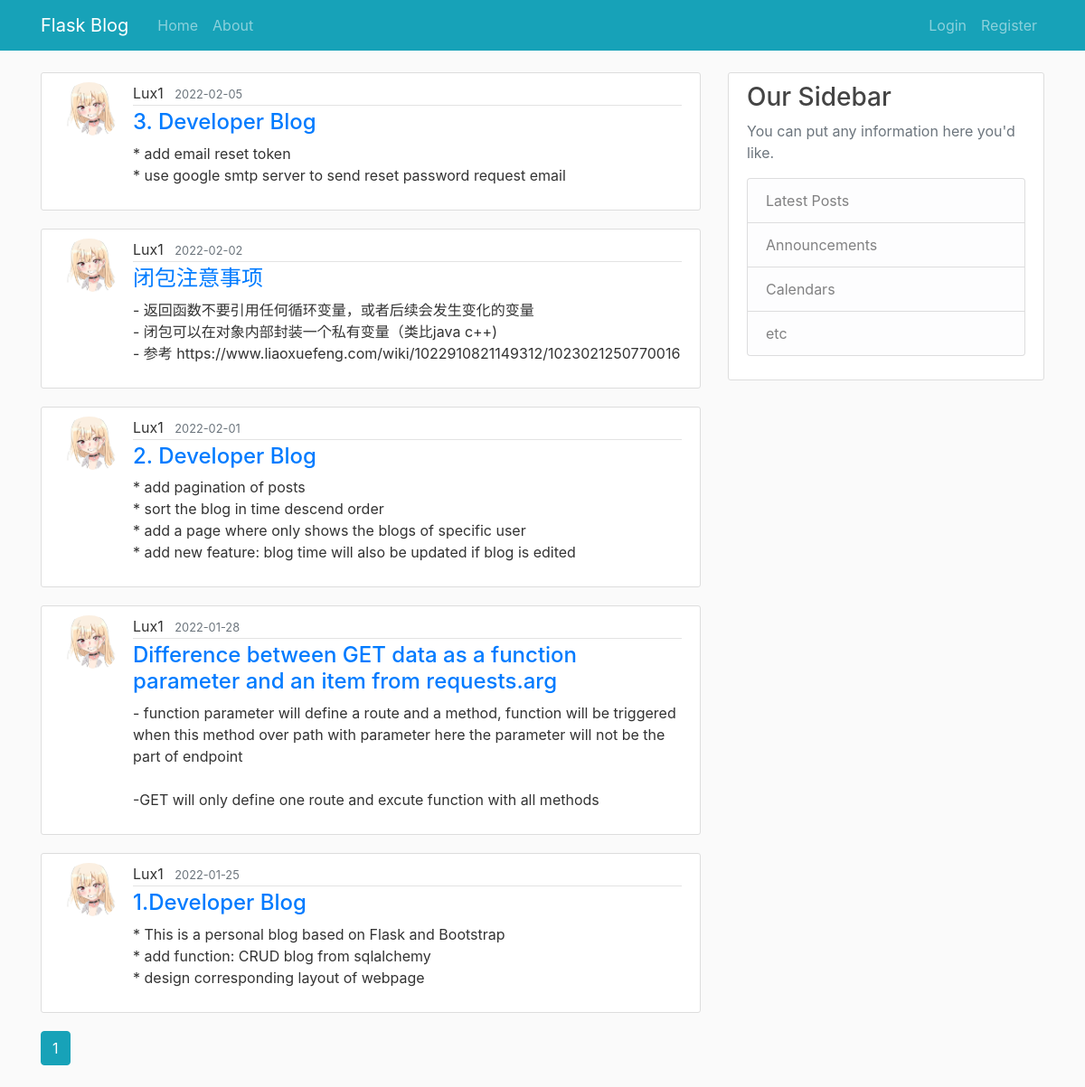
The page /home/Lux1 on the database as committed earlier.
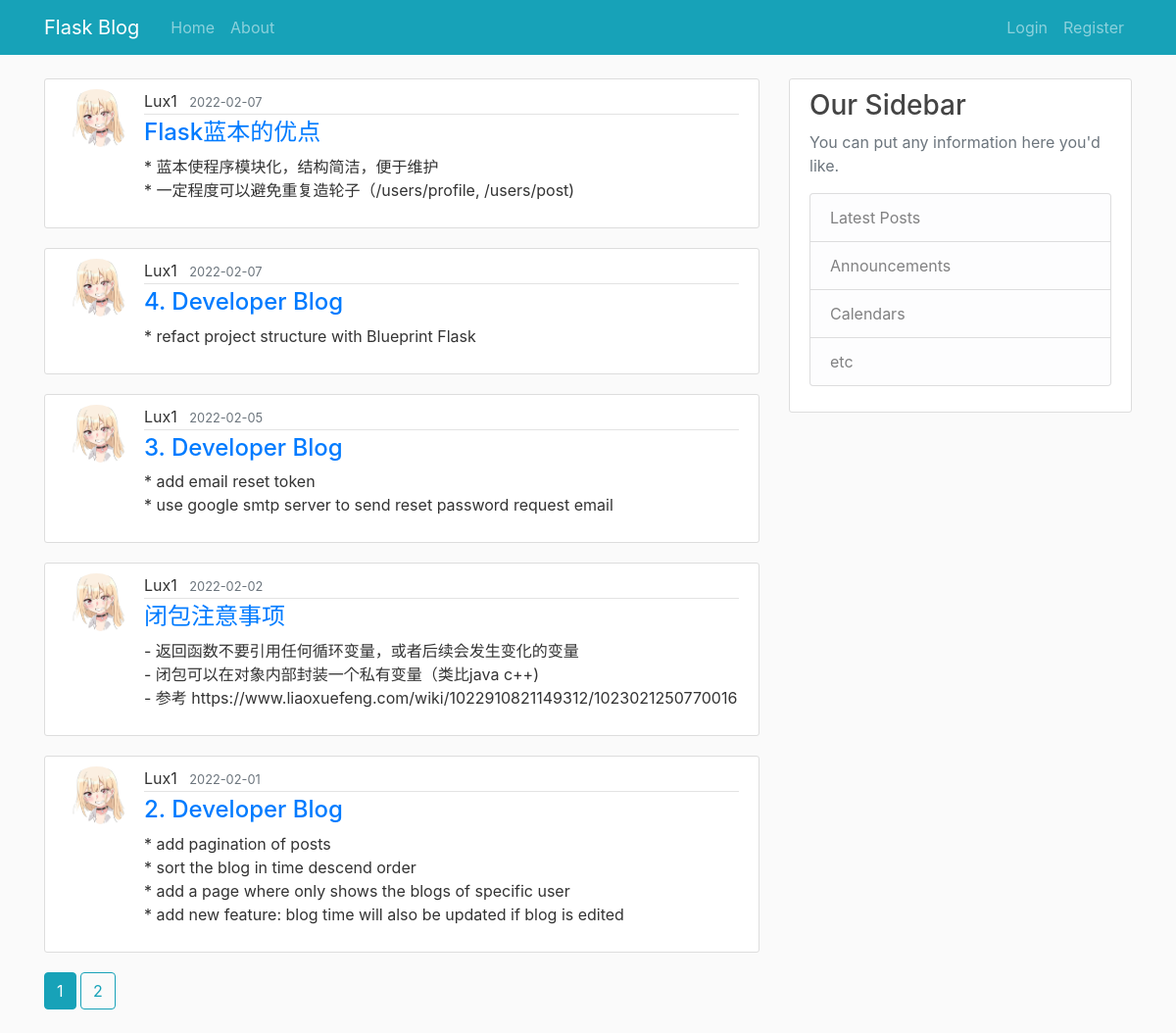
The same page on the database as committed later.
### flaskblog/models.py (models this page shows, shortened)
class Post(db.Model):
    id = db.Column(db.Integer, primary_key=True)
    title = db.Column(db.String(100), nullable=False)
    date_posted = db.Column(db.DateTime, nullable=False, default=datetime.utcnow)
    content = db.Column(db.Text, nullable=False)
    user_id = db.Column(db.Integer, db.ForeignKey('user.id'), nullable=False)

class User(db.Model, UserMixin):
    id = db.Column(db.Integer, primary_key=True)
    username = db.Column(db.String(20), unique=True, nullable=False)
    email = db.Column(db.String(120), unique=True, nullable=False)
    image_file = db.Column(db.String(20), nullable=False, default='default.png')
    password = db.Column(db.String(60), nullable=False)
    posts = db.relationship('Post', backref='author', lazy=True)

### flaskblog/users/routes.py (the view)
@users.route('/home/<string:username>')
def user_post(username):
    page = request.args.get('page', 1, type=int)
    user = User.query.filter_by(username=username).first_or_404()
    posts = Post.query.filter_by(author=user)\
        .order_by(Post.date_posted.desc()).paginate(page=page, per_page=5)
    return render_template('user_posts.html', posts=posts, user=user)

### flaskblog/templates/user_posts.html (shortened to what this page needs)
{% extends "template.html" %}
{% block content %}
    {% for post in posts.items %}
        <article class="media content-section">
            {% if post.author.image_file != 'default.png' %}
                <img class="rounded-circle article-img" src="{{url_for('static', filename='profile_img/' + post.author.id|string + '/' + post.author.image_file)}}">
            {% else %}
                <img class="rounded-circle article-img" src="{{'static\\profile_img\\default.png'}}">
            {% endif %}
            <div class="media-body">
                <div class="article-metadata">
                    <span class="mr-2">{{post.author.username}}</span>
                    <small class="text-muted">{{post.date_posted.strftime('%Y-%m-%d')}}</small>
                </div>
                <h4 class="article-title" ><a href='{{url_for('posts.post', post_id=post.id)}}'>{{post.title}}</a></h2>
                <p class="article-content">{{post.content}}</p>
            </div>
        </article>
    {% endfor %}
    {% for page_num in posts.iter_pages(left_edge=1, right_edge=1, left_current=1, right_current=2) %}
        {% if page_num %}
            {% if posts.page == page_num %}
                <a class="btn btn-info mb-4" href="{{url_for('users.user_post', username=user.username, page=page_num)}}">{{page_num}}</a>
            {% else %}
                <a class="btn btn-outline-info mb-4" href="{{url_for('users.user_post', username=user.username, page=page_num)}}">{{page_num}}</a>
            {% endif %}
        {% else %}
            ...
        {% endif %}
    {% endfor %}
{% endblock content %}

Rows that differ between the two databases and show on the page:
no longer on this page (row unchanged): Post: image_file (picture), author.username "Lux1", date_posted "2022-01-28", title "Difference between GET data as a function parameter and an item from requests.arg", content "- function parameter will define a route and a method, function will be triggered when this method over path with parameter here the parameter will not be the part of endpoint -GET will only define one route and excute function with all methods"
no longer on this page (row unchanged): Post: image_file (picture), author.username "Lux1", date_posted "2022-01-25", title "1.Developer Blog", content "* This is a personal blog based on Flask and Bootstrap * add function: CRUD blog from sqlalchemy * design corresponding layout of webpage"
added Post: image_file (picture), author.username "Lux1", date_posted "2022-02-07", title "Flask蓝本的优点", content "* 蓝本使程序模块化，结构简洁，便于维护 * 一定程度可以避免重复造轮子（/users/profile, /users/post)"
added Post: image_file (picture), author.username "Lux1", date_posted "2022-02-07", title "4. Developer Blog", content "* refact project structure with Blueprint Flask"
Other text that changed with them:
new list line: "2"
